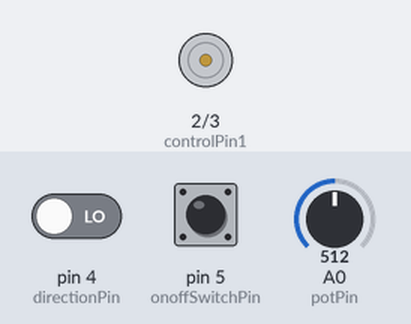
Simulated run of this sketch. Board: Arduino Uno, built with avr-gcc and run on an emulated ATmega328P. Shown: motor-driver pin pairs drawn as motors (green arrow = first pin HIGH = forward, orange = second pin HIGH = backward, longer = more drive, scaled by the enable pin). Inputs (shaded band) come from the test bench; at power-on: pin 4 (directionPin) LOW, pin 5 (onoffSwitchPin) LOW, A0 (potPin) = 512.

Above: at 1.2 s.
1.3 s: pin 4 (directionPin) driven HIGH
2.8 s: pin 5 (onoffSwitchPin) pulled HIGH for 0.15 s
At 3.8 s:
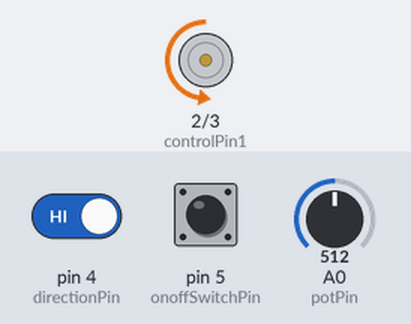
4.4 s: A0 (potPin) set to 716
At 5.0 s:
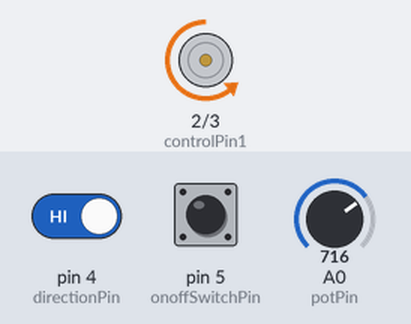
5.9 s: A0 (potPin) set to 900
At 7.1 s:
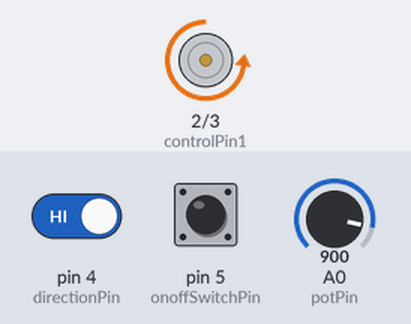
7.4 s: A0 (potPin) set to 122
At 8.5 s:
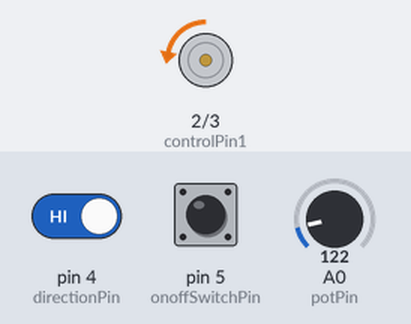
8.9 s: pin 5 (onoffSwitchPin) pulled HIGH for 1 s
At 9.7 s:
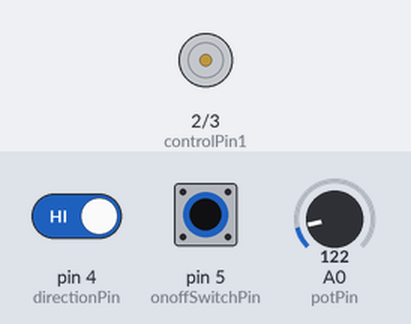
Timing chart, 0 to 11.9 s (numbered marks = the images above; inputs shaded):
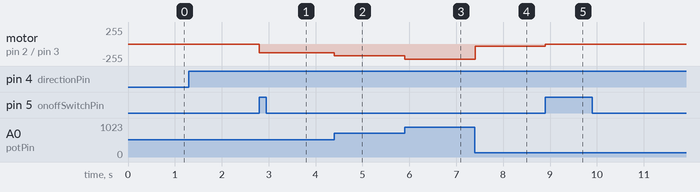

Measured:
- after the input at 2.8 s, motor on pin 2 (controlPin1) / pin 3 (controlPin2): stopped → backward 128/255 at once
- after the input at 4.4 s, motor on pin 2 (controlPin1) / pin 3 (controlPin2): backward 128/255 → backward 179/255 at once
- after the input at 5.9 s, motor on pin 2 (controlPin1) / pin 3 (controlPin2): backward 179/255 → backward 225/255 at once
- after the input at 7.4 s, motor on pin 2 (controlPin1) / pin 3 (controlPin2): backward 225/255 → backward 30/255 at once
- after the input at 8.9 s, motor on pin 2 (controlPin1) / pin 3 (controlPin2): backward 30/255 → stopped at once

The sketch:

Project10_motor_direction_potenziometer.ino
```cpp
//if pin 2 High & pin 3 Low spin in one direction
//if pin 2 low & pin 3 High spin in oposite direction
//if pin2 & pin3 same current, then stop the motor
const int controlPin1 = 2; //direction motor cont.
const int controlPin2 = 3; //direction motor control
const int enablePin = 9; //enable H-Brige, 5V motor nyala, 0V motor aus
const int directionPin = 4; //to change the direction
const int onoffSwitchPin = 5; // to turn on/off the motor from switch
const int potPin = A0; //how fast it will spin

int onoffState = 0;
int pOnoffState = 0;
int directionState = 0;
int pDirectionState = 0;

int motorEnable = 0;
int motorSpeed = 0;
int motorDirection = 1;

void setup() {
  // put your setup code here, to run once:
  pinMode(onoffSwitchPin, INPUT);
  pinMode(directionPin, INPUT);
  pinMode(controlPin1, OUTPUT);
  pinMode(controlPin2, OUTPUT);
  pinMode(enablePin, OUTPUT);
  digitalWrite(enablePin, LOW);

}

void loop() {
  // put your main code here, to run repeatedly:
  onoffState = digitalRead(onoffSwitchPin);
  delay(1);
  directionState = digitalRead(directionPin);
  motorSpeed = analogRead(potPin) / 4;

  if (onoffState != pOnoffState) {
    if (onoffState == HIGH) {
      motorEnable = !motorEnable;
    }
  }

  if (directionState != pDirectionState) {
    if (directionState == HIGH) {
      motorDirection = !motorDirection;
    }
  }

  if(motorDirection==1){
    digitalWrite(controlPin1,HIGH);
    digitalWrite(controlPin2,LOW);
  }else{
    digitalWrite(controlPin2,HIGH);
    digitalWrite(controlPin1,LOW);
  }

  if(motorEnable==1){
    analogWrite(enablePin,motorSpeed);
  }else{
    analogWrite(enablePin,0);
  }

  pDirectionState=directionState;
  pOnoffState=onoffState;


}
```
